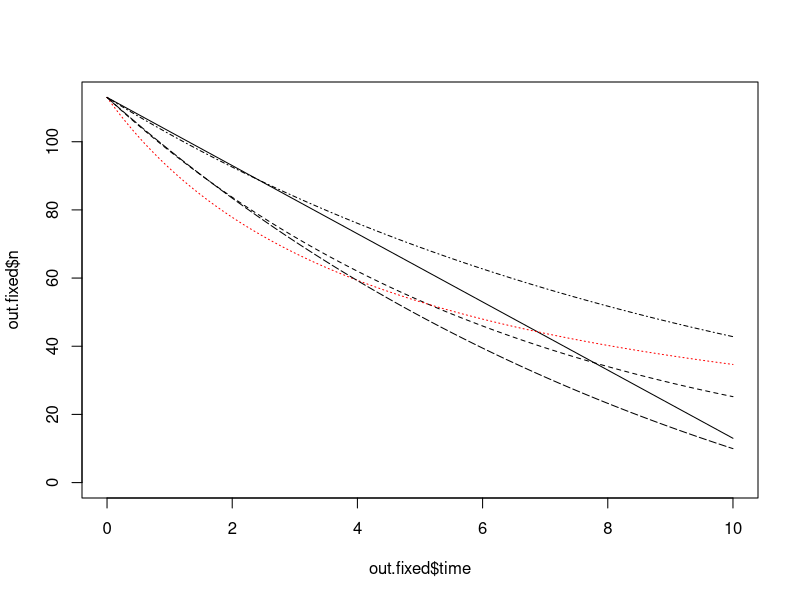

This figure's R source:
### DRIFT
### 16 Sep 2011
# exploring determinisitc models for drift/emigration

require(deSolve)

## fixed number emigrating
# model
fixed = function(t, x, parms) {
	with( as.list( c(parms, x)), {
		dn.dt = -E
		res = dn.dt
		list(res)
		})
}

# parms
parms = c( E = 10 )

# define timepoints to be recorded
tspan = 10
tsteps = 500
times = seq(0, tspan, length = tsteps)

# define initial values
xstart = c(n = 113)

# run lsoda
out.fixed = as.data.frame(lsoda(xstart, times, fixed, parms))

## fixed proportion emigrating
# model
prop = function(t, x, parms) {
	with( as.list( c(parms, x)), {
		dn.dt = -d * n
		res = dn.dt
		list(res)
		})
}

# parms
parms = c( d = 0.15 )

# define timepoints to be recorded
tspan = 10
tsteps = 500
times = seq(0, tspan, length = tsteps)

# define initial values
xstart = c(n = 113)

# run lsoda
out.prop = as.data.frame(lsoda(xstart, times, prop, parms))

## dd emigrating
# model
dd = function(t, x, parms) {
	with( as.list( c(parms, x)), {
		dn.dt = -d * n^2
		res = dn.dt
		list(res)
		})
}

# parms
parms = c( d = 0.002 )

# define timepoints to be recorded
tspan = 10
tsteps = 500
times = seq(0, tspan, length = tsteps)

# define initial values
xstart = c(n = 113)

# run lsoda
out.dd = as.data.frame(lsoda(xstart, times, dd, parms))

## scaled exponential emigrating
# model
se = function(t, x, parms) {
	with( as.list( c(parms, x)), {
		dn.dt = - exp(s * n) / (10 + exp(s * n)) * n
		res = dn.dt
		list(res)
		})
}

# parms
parms = c( s = 0.001 )

# define timepoints to be recorded
tspan = 10
tsteps = 500
times = seq(0, tspan, length = tsteps)

# define initial values
xstart = c(n = 113)

# run lsoda
out.se = as.data.frame(lsoda(xstart, times, se, parms))

### HOW ABOUT A TWO PART E RATE? ONE CONSTANT PROPORTION. ONE DD.
## two part rate:
# model
tp = function(t, x, parms) {
	with( as.list( c(parms, x)), {
		dn.dt = (-d * n) - E
		res = dn.dt
		list(res)
		})
}

# parms
parms = c( d = 0.1, E = 5 )

# define timepoints to be recorded
tspan = 10
tsteps = 500
times = seq(0, tspan, length = tsteps)

# define initial values
xstart = c(n = 113)

# run lsoda
out.tp = as.data.frame(lsoda(xstart, times, tp, parms))





# plot
plot(out.fixed$n ~ out.fixed$time, type = 'l', ylim=c(0,113))
points(out.prop$n ~ out.prop$time, type = 'l', lty=2)
points(out.dd$n ~ out.dd$time, type = 'l', lty=3, col='red')
points(out.se$n ~ out.se$time, type = 'l', lty=4)
points(out.tp$n ~ out.tp$time, type = 'l', lty=5)
